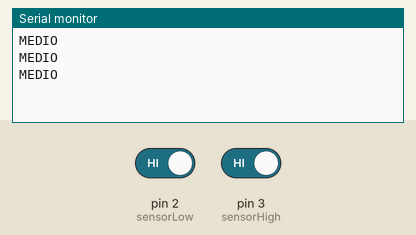
A sketch run on a simulated Arduino Uno, built with avr-gcc and run on an emulated ATmega328P. Shown: the last lines printed to the serial monitor. Inputs (shaded band) come from the test bench; at power-on: pin 2 (sensorLow) HIGH, pin 3 (sensorHigh) HIGH.

Above: at 2.8 s.
2.9 s: pin 2 (sensorLow) driven LOW
At 3.8 s:
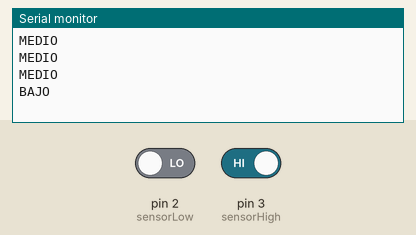
5.5 s: pin 3 (sensorHigh) driven LOW
At 6.8 s:
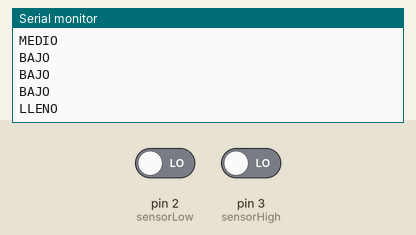

The sketch:

electronivel.ino
```cpp
int sensorLow = 2;
int sensorHigh = 3;

void setup() {
  pinMode(sensorLow, INPUT_PULLUP);
  pinMode(sensorHigh, INPUT_PULLUP);
  Serial.begin(9600);
}

void loop() {
  bool low = digitalRead(sensorLow) == LOW;
  bool high = digitalRead(sensorHigh) == LOW;

  if (low && !high) {
    Serial.println("BAJO");
  } else if (high) {
    Serial.println("LLENO");
  } else {
    Serial.println("MEDIO");
  }

  delay(1000);
}
```

Measured:
- after the input at 2.9 s, the serial monitor: prints a new line after 0.10 s (image 1)
- after the input at 5.5 s, the serial monitor: prints a new line after 0.50 s (image 2)
